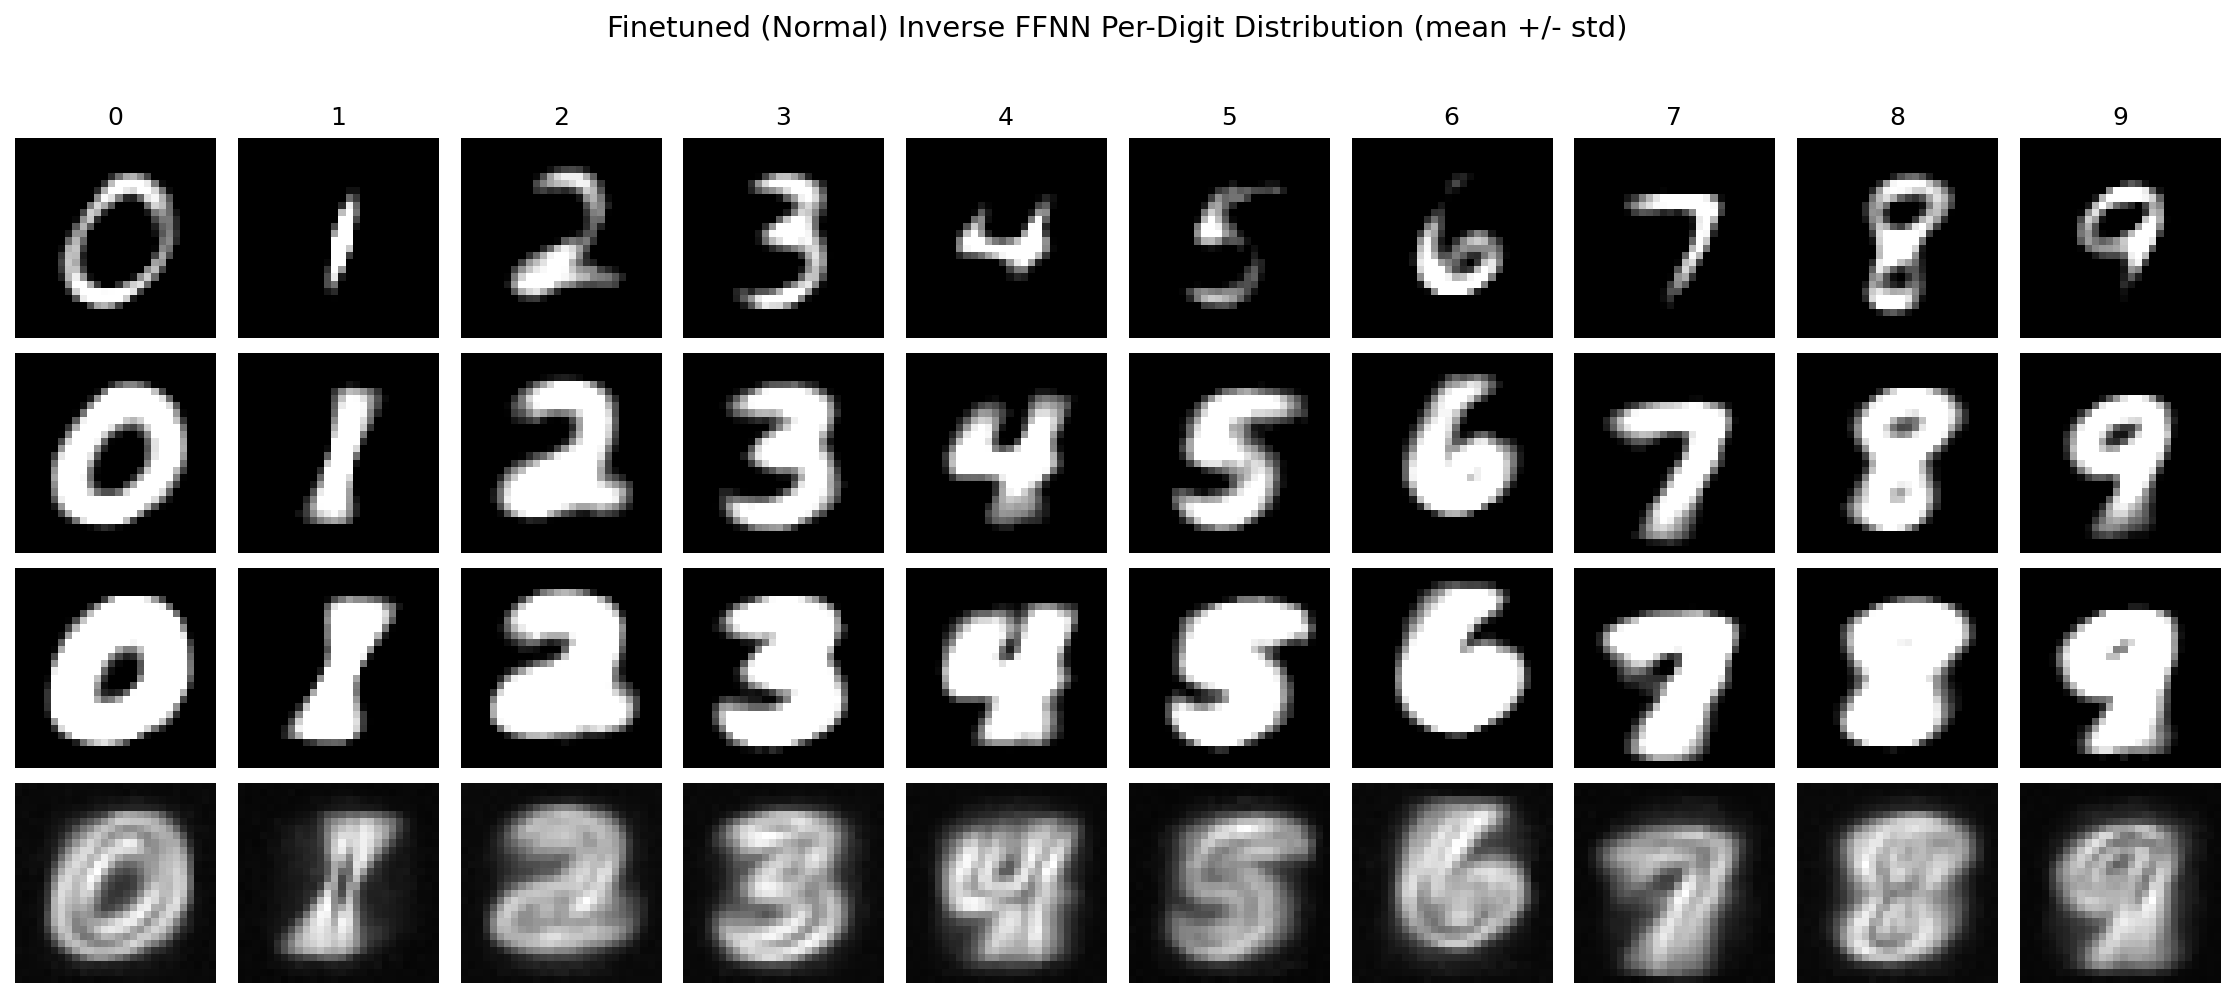

Recreate this plot in Python.
"""
Row 1 - Mean - Std
Row 2 - Mean
Row 3 - Mean + Std
Row 4 - Std
"""

import sys
import os

import torch
import matplotlib.pyplot as plt

sys.path.insert(0, os.path.join(os.path.dirname(__file__), "..", "LearnedInverse"))
from reverse_distill import InverseNN

SCRIPT_DIR = os.path.dirname(os.path.abspath(__file__))
LEARNED_DIR = os.path.join(SCRIPT_DIR, "..", "LearnedInverse")


def main():
    device = torch.device("cuda" if torch.cuda.is_available() else "cpu")

    # Load finetuned inverse model
    model = InverseNN().to(device)
    model.load_state_dict(
        torch.load(os.path.join(LEARNED_DIR, "inverse_ffnn_finetuned_normal.pt"),
                    map_location=device, weights_only=True)
    )
    model.eval()

    # Load logit datasets
    train_data = torch.load(os.path.join(LEARNED_DIR, "mnist_logits_train.pt"), weights_only=True)
    test_data = torch.load(os.path.join(LEARNED_DIR, "mnist_logits_test.pt"), weights_only=True)
    all_logits = torch.cat([train_data["logits"], test_data["logits"]])

    # Generate images from logits
    with torch.no_grad():
        all_generated = model(all_logits.to(device)).cpu()  # (N, 784)

    # Group by predicted digit (argmax of logits)
    predicted_digits = all_logits.argmax(dim=1)
    digit_images = {i: [] for i in range(10)}
    for img, digit in zip(all_generated, predicted_digits):
        digit_images[digit.item()].append(img.view(28, 28))

    # Compute mean and std per digit
    means = {}
    stds = {}
    for digit in range(10):
        stack = torch.stack(digit_images[digit])
        means[digit] = stack.mean(dim=0)
        stds[digit] = stack.std(dim=0)

    # Create 4x10 grid: mean-std, mean, mean+std, std
    fig, axes = plt.subplots(4, 10, figsize=(15, 6.5))
    row_labels = ["mean - std", "mean", "mean + std", "std"]

    for digit in range(10):
        images = [
            (means[digit] - stds[digit]).clamp(0, 1),
            means[digit].clamp(0, 1),
            (means[digit] + stds[digit]).clamp(0, 1),
            stds[digit] / stds[digit].max(),
        ]
        for row, img in enumerate(images):
            axes[row, digit].imshow(img.numpy(), cmap="gray", vmin=0, vmax=1)
            axes[row, digit].axis("off")
            if digit == 0:
                axes[row, digit].set_ylabel(row_labels[row], fontsize=10, rotation=90, labelpad=40)
                axes[row, digit].yaxis.set_visible(True)
                axes[row, digit].tick_params(left=False, labelleft=False)
        axes[0, digit].set_title(str(digit), fontsize=12)

    fig.suptitle("Finetuned (Normal) Inverse FFNN Per-Digit Distribution (mean +/- std)", fontsize=14, y=1.02)
    plt.tight_layout()
    out_path = os.path.join(SCRIPT_DIR, "inverse_finetuned_normal_per_digit_distribution.png")
    plt.savefig(out_path, dpi=150, bbox_inches="tight")
    plt.show()
    print(f"Saved to {out_path}")


if __name__ == "__main__":
    main()
